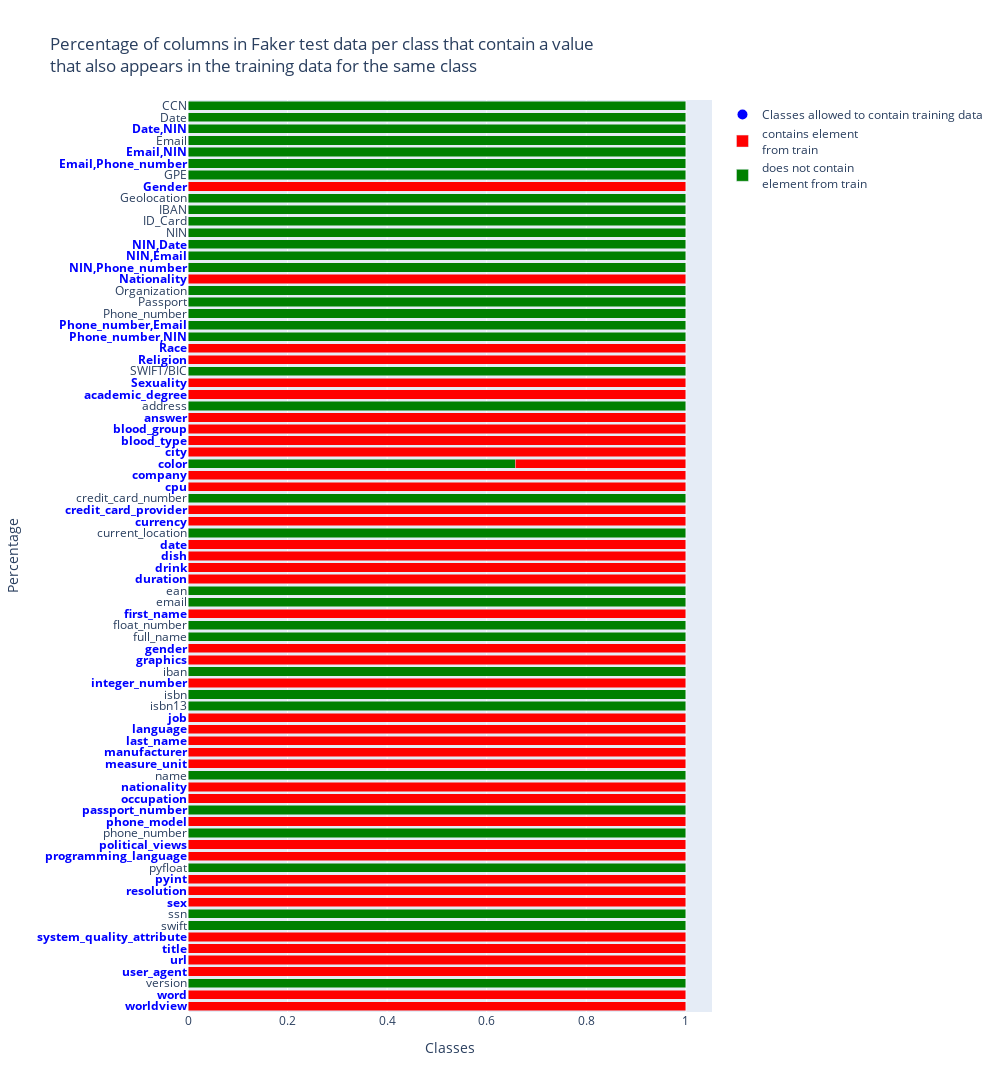

The cell this chart's notebook holds for it:
### Code cell
sol.pop("Organization,Phone_number", None)
fig = go.Figure()
fig.add_trace(go.Bar(y=list(sol.keys()), x=[a.get(False) for a in sol.values()], name="does not contain<br>element from train",
                      orientation='h', marker=dict(color="green")))
fig.add_trace(go.Bar(y=list(sol.keys()), x=[a.get(True) for a in sol.values()], name="contains element<br>from train", orientation='h', marker=dict(color="red")))
fig.update_layout(barmode='stack', title="Percentage of columns in Faker test data per class that contain a value<br>that also appears in the training data for the same class", 
                  width=1000, height=1300)
fig.update_xaxes(title="Classes")
fig.update_yaxes(title="Percentage")

highlighted_classes = duplicates_allowed  # Replace with your keys to highlight
custom_labels = [
    f"<b style='color:blue;'>{key}</b>" if key in highlighted_classes else key
    for key in sol.keys()
]

fig.update_yaxes(
    ticktext=custom_labels,
    tickvals=list(sol.keys()),  # Ensure alignment of ticks and custom labels
    title="Percentage"
)

fig.add_trace(
    go.Scatter(
        x=[None],  # Empty trace
        y=[None],
        mode='markers',
        marker=dict(color='blue', size=10),
        name="Classes allowed to contain training data"
    )
)

fig.show()

### Figure 1 — Plotly figure (JSON) as saved in the notebook; plotly's stock layout.template omitted (floating-point values rounded to 4 significant figures)
{"data": [{"marker": {"color": "green"}, "name": "does not contain<br>element from train", "orientation": "h", "type": "bar", "x": [null, null, 1, null, null, null, null, 1, 1, null, null, null, 1, null, null, 1, null, 1, null, null, 1, null, null, null, null, null, 1, 1, null, 1, null, null, 1, 1, null, 1, 1, null, null, null, null, 1, null, null, 1, null, null, 0.6569, null, null, null, null, 1, null, null, 1, null, null, 1, 1, 1, 1, 1, null, 1, 1, 1, 1, 1, 1, 1, null, 1, 1, 1, 1, 1, 1, 1], "y": ["worldview", "word", "version", "user_agent", "url", "title", "system_quality_attribute", "swift", "ssn", "sex", "resolution", "pyint", "pyfloat", "programming_language", "political_views", "phone_number", "phone_model", "passport_number", "occupation", "nationality", "name", "measure_unit", "manufacturer", "last_name", "language", "job", "isbn13", "isbn", "integer_number", "iban", "graphics", "gender", "full_name", "float_number", "first_name", "email", "ean", "duration", "drink", "dish", "date", "current_location", "currency", "credit_card_provider", "credit_card_number", "cpu", "company", "color", "city", "blood_type", "blood_group", "answer", "address", "academic_degree", "Sexuality", "SWIFT/BIC", "Religion", "Race", "Phone_number,NIN", "Phone_number,Email", "Phone_number", "Passport", "Organization", "Nationality", "NIN,Phone_number", "NIN,Email", "NIN,Date", "NIN", "ID_Card", "IBAN", "Geolocation", "Gender", "GPE", "Email,Phone_number", "Email,NIN", "Email", "Date,NIN", "Date", "CCN"]}, {"marker": {"color": "red"}, "name": "contains element<br>from train", "orientation": "h", "type": "bar", "x": [1, 1, null, 1, 1, 1, 1, null, null, 1, 1, 1, null, 1, 1, null, 1, null, 1, 1, null, 1, 1, 1, 1, 1, null, null, 1, null, 1, 1, null, null, 1, null, null, 1, 1, 1, 1, null, 1, 1, null, 1, 1, 0.3431, 1, 1, 1, 1, null, 1, 1, null, 1, 1, null, null, null, null, null, 1, null, null, null, null, null, null, null, 1, null, null, null, null, null, null, null], "y": ["worldview", "word", "version", "user_agent", "url", "title", "system_quality_attribute", "swift", "ssn", "sex", "resolution", "pyint", "pyfloat", "programming_language", "political_views", "phone_number", "phone_model", "passport_number", "occupation", "nationality", "name", "measure_unit", "manufacturer", "last_name", "language", "job", "isbn13", "isbn", "integer_number", "iban", "graphics", "gender", "full_name", "float_number", "first_name", "email", "ean", "duration", "drink", "dish", "date", "current_location", "currency", "credit_card_provider", "credit_card_number", "cpu", "company", "color", "city", "blood_type", "blood_group", "answer", "address", "academic_degree", "Sexuality", "SWIFT/BIC", "Religion", "Race", "Phone_number,NIN", "Phone_number,Email", "Phone_number", "Passport", "Organization", "Nationality", "NIN,Phone_number", "NIN,Email", "NIN,Date", "NIN", "ID_Card", "IBAN", "Geolocation", "Gender", "GPE", "Email,Phone_number", "Email,NIN", "Email", "Date,NIN", "Date", "CCN"]}, {"marker": {"color": "blue", "size": 10}, "mode": "markers", "name": "Classes allowed to contain training data", "type": "scatter", "x": [null], "y": [null]}], "layout": {"barmode": "stack", "height": 1300, "title": {"text": "Percentage of columns in Faker test data per class that contain a value<br>that also appears in the training data for the same class"}, "width": 1000, "xaxis": {"title": {"text": "Classes"}}, "yaxis": {"ticktext": ["<b style='color:blue;'>worldview</b>", "<b style='color:blue;'>word</b>", "version", "<b style='color:blue;'>user_agent</b>", "<b style='color:blue;'>url</b>", "<b style='color:blue;'>title</b>", "<b style='color:blue;'>system_quality_attribute</b>", "swift", "ssn", "<b style='color:blue;'>sex</b>", "<b style='color:blue;'>resolution</b>", "<b style='color:blue;'>pyint</b>", "pyfloat", "<b style='color:blue;'>programming_language</b>", "<b style='color:blue;'>political_views</b>", "phone_number", "<b style='color:blue;'>phone_model</b>", "<b style='color:blue;'>passport_number</b>", "<b style='color:blue;'>occupation</b>", "<b style='color:blue;'>nationality</b>", "name", "<b style='color:blue;'>measure_unit</b>", "<b style='color:blue;'>manufacturer</b>", "<b style='color:blue;'>last_name</b>", "<b style='color:blue;'>language</b>", "<b style='color:blue;'>job</b>", "isbn13", "isbn", "<b style='color:blue;'>integer_number</b>", "iban", "<b style='color:blue;'>graphics</b>", "<b style='color:blue;'>gender</b>", "full_name", "float_number", "<b style='color:blue;'>first_name</b>", "email", "ean", "<b style='color:blue;'>duration</b>", "<b style='color:blue;'>drink</b>", "<b style='color:blue;'>dish</b>", "<b style='color:blue;'>date</b>", "current_location", "<b style='color:blue;'>currency</b>", "<b style='color:blue;'>credit_card_provider</b>", "credit_card_number", "<b style='color:blue;'>cpu</b>", "<b style='color:blue;'>company</b>", "<b style='color:blue;'>color</b>", "<b style='color:blue;'>city</b>", "<b style='color:blue;'>blood_type</b>", "<b style='color:blue;'>blood_group</b>", "<b style='color:blue;'>answer</b>", "address", "<b style='color:blue;'>academic_degree</b>", "<b style='color:blue;'>Sexuality</b>", "SWIFT/BIC", "<b style='color:blue;'>Religion</b>", "<b style='color:blue;'>Race</b>", "<b style='color:blue;'>Phone_number,NIN</b>", "<b style='color:blue;'>Phone_number,Email</b>", "Phone_number", "Passport", "Organization", "<b style='color:blue;'>Nationality</b>", "<b style='color:blue;'>NIN,Phone_number</b>", "<b style='color:blue;'>NIN,Email</b>", "<b style='color:blue;'>NIN,Date</b>", "NIN", "ID_Card", "IBAN", "Geolocation", "<b style='color:blue;'>Gender</b>", "GPE", "<b style='color:blue;'>Email,Phone_number</b>", "<b style='color:blue;'>Email,NIN</b>", "Email", "<b style='color:blue;'>Date,NIN</b>", "Date", "CCN"], "tickvals": ["worldview", "word", "version", "user_agent", "url", "title", "system_quality_attribute", "swift", "ssn", "sex", "resolution", "pyint", "pyfloat", "programming_language", "political_views", "phone_number", "phone_model", "passport_number", "occupation", "nationality", "name", "measure_unit", "manufacturer", "last_name", "language", "job", "isbn13", "isbn", "integer_number", "iban", "graphics", "gender", "full_name", "float_number", "first_name", "email", "ean", "duration", "drink", "dish", "date", "current_location", "currency", "credit_card_provider", "credit_card_number", "cpu", "company", "color", "city", "blood_type", "blood_group", "answer", "address", "academic_degree", "Sexuality", "SWIFT/BIC", "Religion", "Race", "Phone_number,NIN", "Phone_number,Email", "Phone_number", "Passport", "Organization", "Nationality", "NIN,Phone_number", "NIN,Email", "NIN,Date", "NIN", "ID_Card", "IBAN", "Geolocation", "Gender", "GPE", "Email,Phone_number", "Email,NIN", "Email", "Date,NIN", "Date", "CCN"], "title": {"text": "Percentage"}}}}
